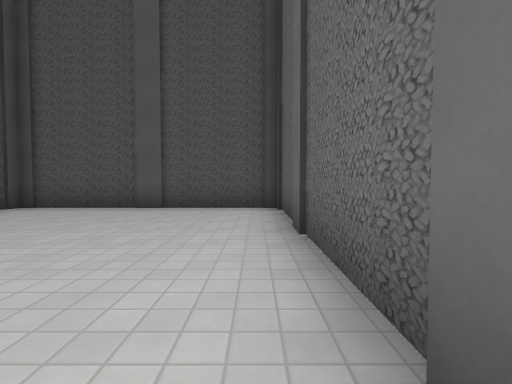
[1] (above)

16 first-person views from a walk through a Godot game level. The camera is 1.2 m above the floor, tilts 2° down and sees 85° across. The floor is counted in squares, 2 m on a side. Each view is taken from the middle of a square. On the plan, view 1 faces up. The plan holds only what a view shows up to about 9 squares ahead; the rest is blank. The place goes on beyond the plan. Some surface patterns are stand-ins.

[2]
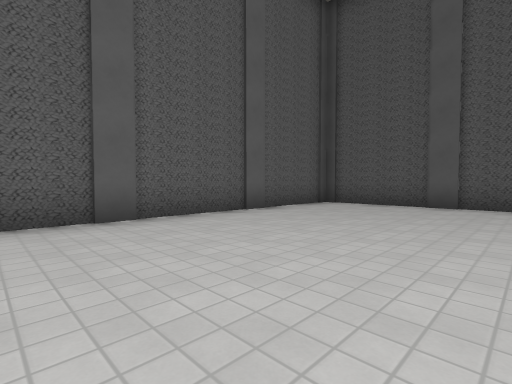

[3]
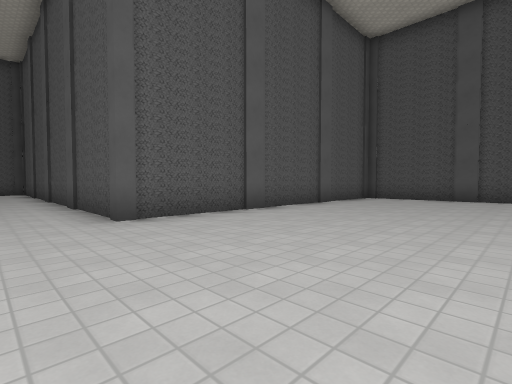

[4]
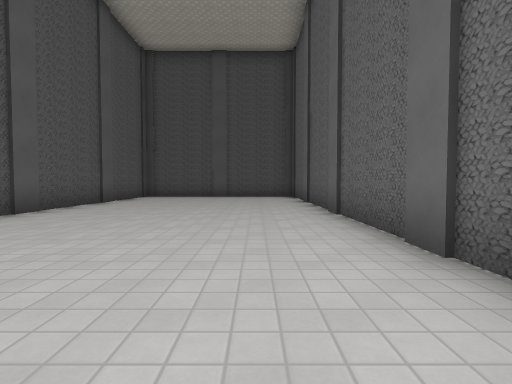

[5]
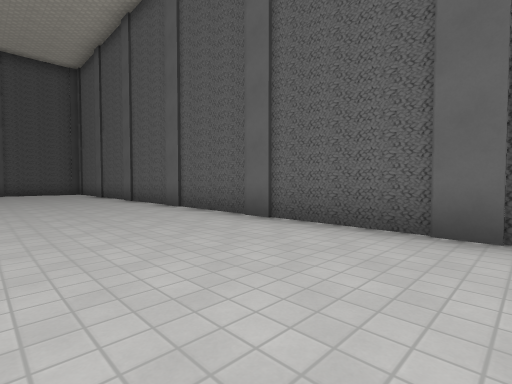

[6]
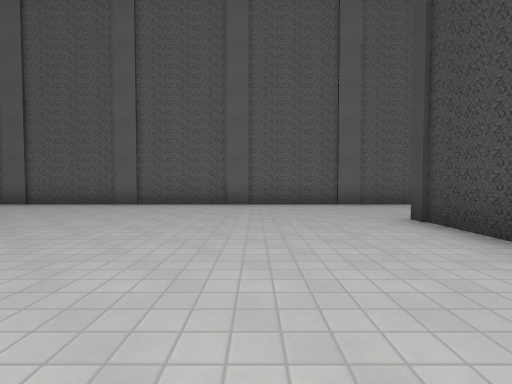

[7]
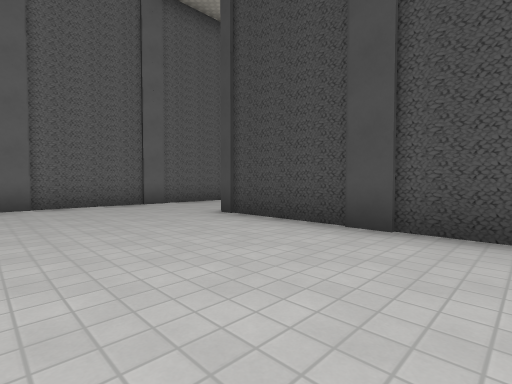

[8]
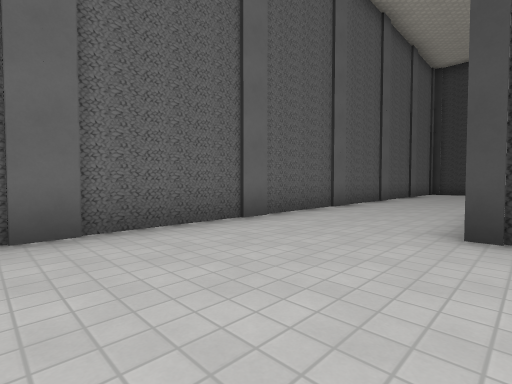

[9]
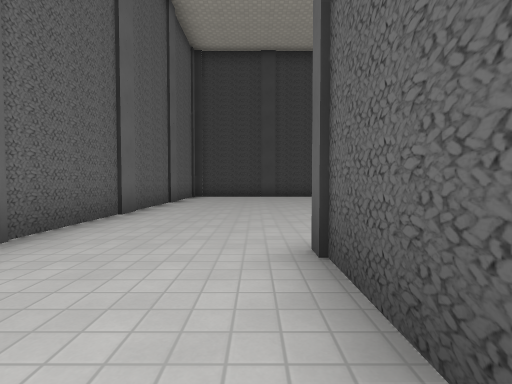

[10]
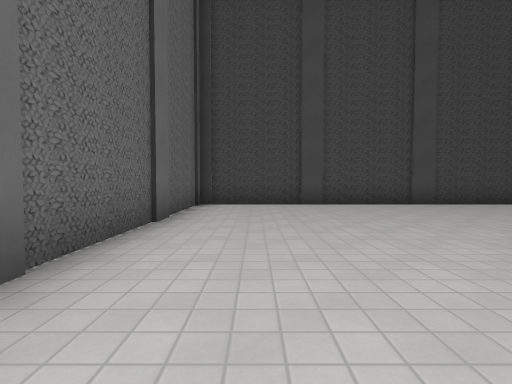

[11]
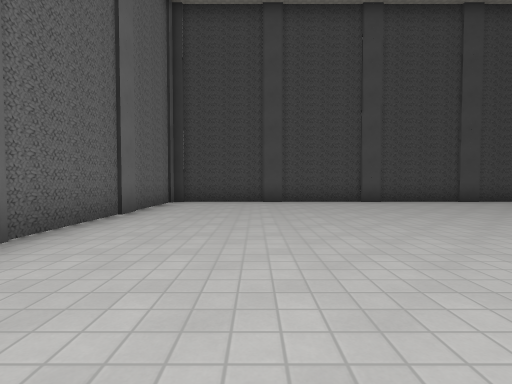

[12]
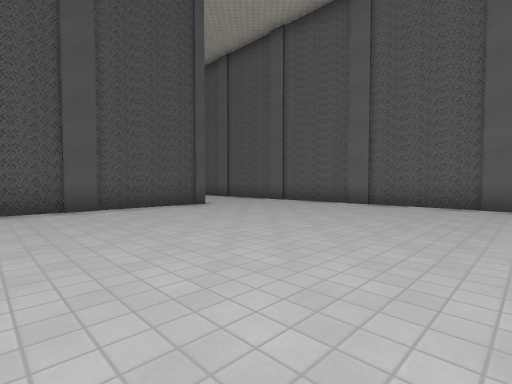

[13]
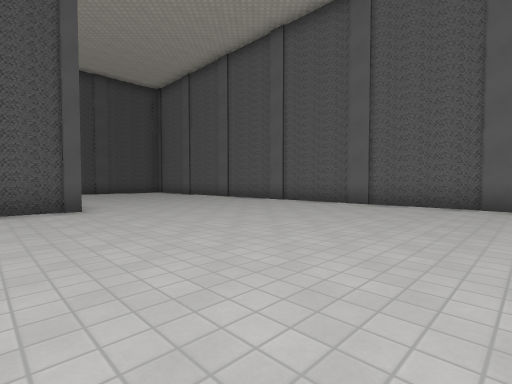

[14]
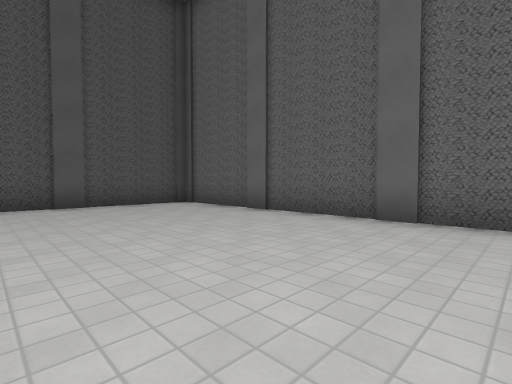

[15]
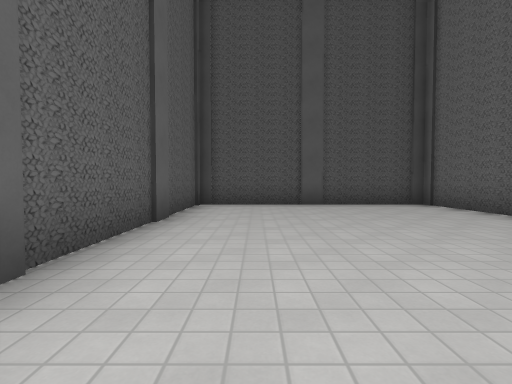

[16]
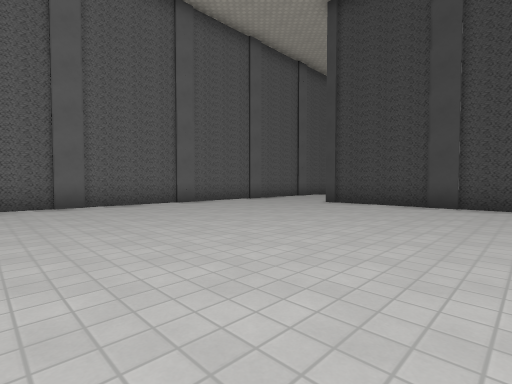

### Floor plan
Points are (right, up) in squares from view 1. A wall is a line through its corners. A room is listed if a view was taken in it or the views show most of it. See-through windows are left out.
Room 1 (views 1, 2, 3, 4, 5, 6, 7, 8, 9, 13, 14, 15, 16)
walls: (-2.6, -12.5) (-2.6, -14.4); (-6.9, -11.6) (-2.5, -11.6); (0.6, -15.6) (0.6, 6.6) (-5.6, 6.6) (-5.6, -2.4) (-7.5, -2.4)
ways out: opening at (-1, -14.7) to room 2
Room 2 (views 10, 11, 12)
walls: (-2.6, -14.4) (-6.8, -14.4); (-7.5, -23.6) (0.6, -23.6) (0.6, -15.6)
ways out: opening at (-1, -14.7) to room 1

Where each view was taken, in squares from view 1:
view 1: 0 up, 0 right, facing up
view 2: 1 down, 1 left, facing up-left
view 3: 4 down, 1 left, facing up-left
view 4: 5 down, 1 left, facing up
view 5: 9 down, 3 left, facing up-right
view 6: 9 down, 7 left, facing right
view 7: 8 down, 7 left, facing down-right
view 8: 8 down, 3 left, facing down-right
view 9: 12 down, 2 left, facing down
view 10: 16 down, 1 left, facing down
view 11: 15 down, 2 left, facing down
view 12: 21 down, 7 left, facing up-right
view 13: 9 down, 7 left, facing up-right
view 14: 1 down, 4 left, facing up-right
view 15: 1 down, 4 left, facing up
view 16: 4 down, 7 left, facing down-right
